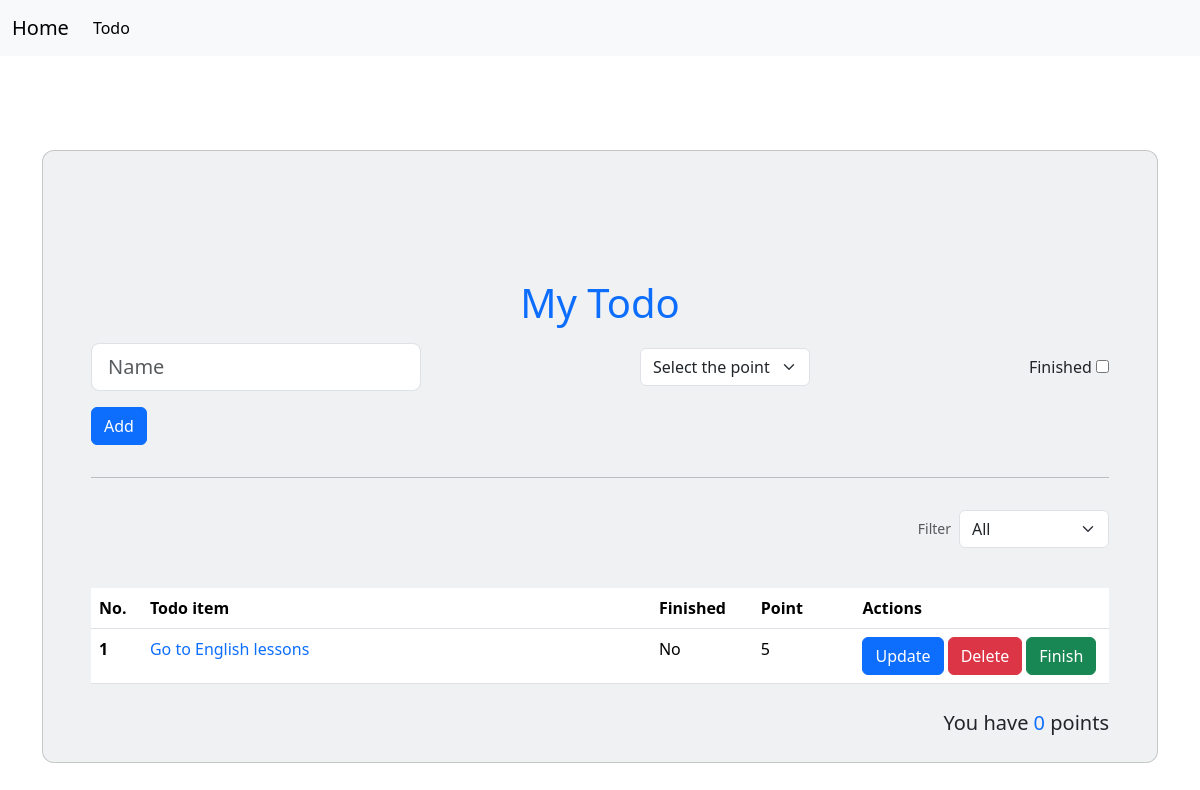
The app's page /todo, older data.
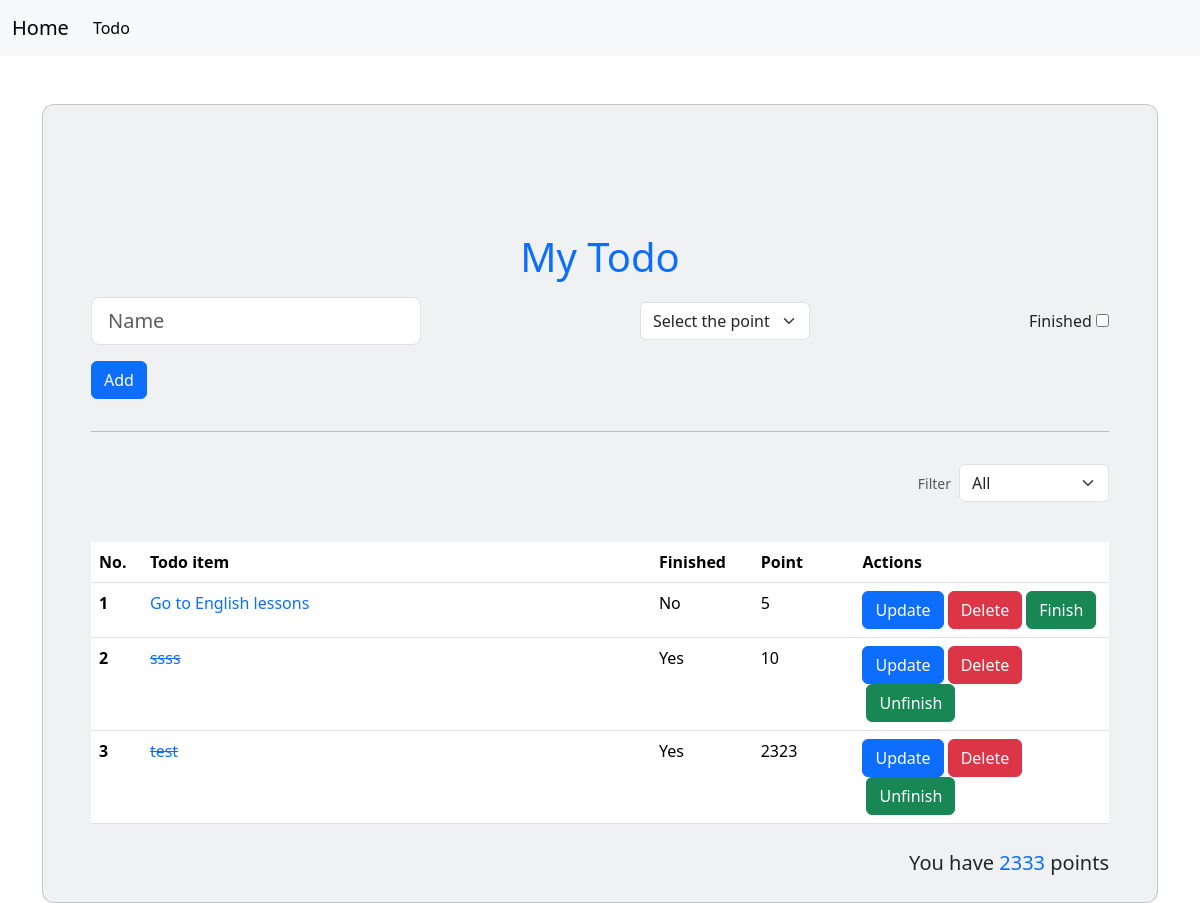
The same page, newer data.
### apps/todo/models.py (models this page shows, shortened)
class Todo(models.Model):
    name = models.CharField(max_length=255)
    done = models.BooleanField(default=False)
    point_id = models.ForeignKey(Point, on_delete=models.CASCADE)
    created_at = models.DateTimeField(auto_now_add=True)
    updated_at = models.DateTimeField(auto_now=True)

class Point(models.Model):
    value = models.IntegerField()
    created_at = models.DateTimeField(auto_now_add=True)
    updated_at = models.DateTimeField(auto_now=True)
    def __str__(self):
        return str(self.value)

### apps/todo/views.py (the view)
# urls.py: path('', views.index, name='todo.index'),
def index(request):
    todos = Todo.objects.all()
    points_sum = Todo.objects.filter(done=True).aggregate(points_sum=Sum('point_id__value'))['points_sum']
    return render(request, 'todo/index.html', {
        'todos': todos,
        'points_sum' : points_sum,
        'points': Point.objects.order_by('value')
    })

### apps/todo/templates/todo/index.html (shortened to what the changed rows need)
{% extends 'base.html' %}
{% block content %}
<section class="vh-100">
    <div class="container py-5 h-100">
        <div class="row d-flex justify-content-center align-items-center h-100">
            <div class="col">
                <div class="card" id="list1" style="border-radius: .75rem; background-color: #eff1f2;">
                    <div class="card-body py-4 px-4 px-md-5">
                        <p class="h1 text-center mt-3 mb-4 pb-3 text-primary">
                            <h1 class="text-center text-primary">My Todo</h1>
                        </p>
                        <table class="table mb-4" style="background-color: #eff1f2;">
                            <thead>
                                <tr>
                                    <th width="5%">No.</th>
                                    <th width="50%">Todo item</th>
                                    <th width="10%">Finished</th>
                                    <th width="10%">Point</th>
                                    <th width="25%">Actions</th>
                                </tr>
                            </thead>
                            <tbody>
                                {% for todo in todos %}
                                    <tr>
                                        <th scope="row">{{ todo.id }}</th>
                                        <td>
                                            <a href="{% url 'todo.show' todo.id %}" style="text-decoration: {% if todo.done %}line-through{% else %}none{% endif %}">
                                                {{ todo.name }}
                                            </a>
                                        </td>
                                        <td>{% if todo.done %}Yes{% else %}No{% endif %}</td>
                                        <td>{{ todo.point_id }}</td>
                                        <td>
                                            <a class="btn btn-primary" href="{% url 'todo.edit' todo.id %}">Update</button>
                                            <a class="btn btn-danger ms-1" href="{% url 'todo.delete' todo.id %}">Delete</button>
                                            <a class="btn btn-success ms-1" href="{% url 'todo.finish' todo.id %}">
                                                {% if todo.done %}Unfinish{% else %}Finish{% endif %}
                                            </a>
                                        </td>
                                    </tr>
                                {% endfor %}
                            </tbody>
                        </table>
                        <div class="d-flex justify-content-end">
                            <span class="lead">You have <span class="text-primary">{% if points_sum %}{{ points_sum }}{% else %}0{% endif %}</span> points</span>
                        </div>
                    </div>
                </div>
            </div>
        </div>
    </div>
</section>
{% endblock content %}

Row changes from the older to the newer data that the page shows:
added Todo: id "2", name "ssss", done "Yes", point_id "10"
added Todo: id "3", name "test", done "Yes", point_id "2323"
Text that changed along with them:
{{ points_sum }}: (not shown) → "2333"
text no longer shown: "0"
